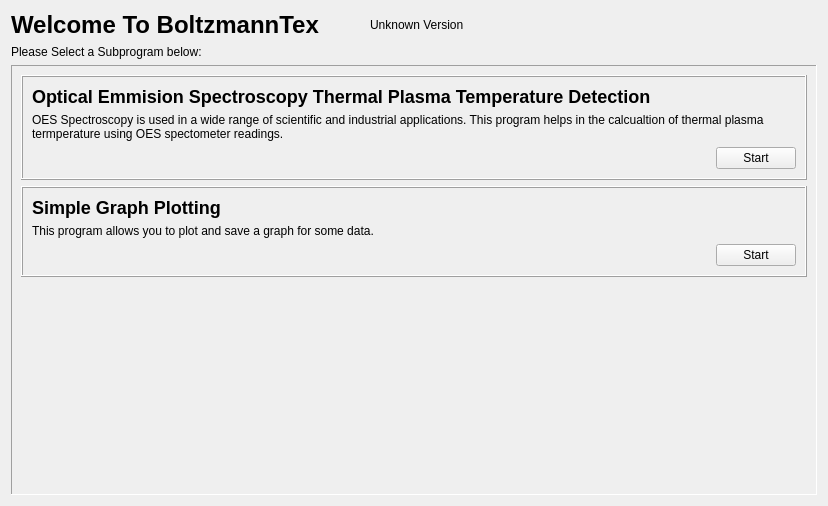
<?xml version="1.0" encoding="UTF-8"?>
<ui version="4.0">
 <class>SubprogramSelector</class>
 <widget class="QWidget" name="SubprogramSelector">
  <property name="geometry">
   <rect>
    <x>0</x>
    <y>0</y>
    <width>828</width>
    <height>506</height>
   </rect>
  </property>
  <property name="windowTitle">
   <string>Form</string>
  </property>
  <layout class="QVBoxLayout" name="verticalLayout">
   <item>
    <layout class="QHBoxLayout" name="horizontalLayout_3">
     <item>
      <widget class="QLabel" name="label">
       <property name="sizePolicy">
        <sizepolicy hsizetype="Expanding" vsizetype="Preferred">
         <horstretch>0</horstretch>
         <verstretch>0</verstretch>
        </sizepolicy>
       </property>
       <property name="text">
        <string>&lt;h1&gt;Welcome To BoltzmannTex &lt;/h1&gt;</string>
       </property>
       <property name="wordWrap">
        <bool>false</bool>
       </property>
      </widget>
     </item>
     <item>
      <widget class="QLabel" name="versionLabel">
       <property name="text">
        <string>Unknown Version</string>
       </property>
      </widget>
     </item>
     <item>
      <spacer name="horizontalSpacer_3">
       <property name="orientation">
        <enum>Qt::Horizontal</enum>
       </property>
       <property name="sizeHint" stdset="0">
        <size>
         <width>40</width>
         <height>20</height>
        </size>
       </property>
      </spacer>
     </item>
    </layout>
   </item>
   <item>
    <widget class="QLabel" name="label_2">
     <property name="text">
      <string>Please Select a Subprogram below:</string>
     </property>
     <property name="wordWrap">
      <bool>true</bool>
     </property>
    </widget>
   </item>
   <item>
    <widget class="QScrollArea" name="scrollArea">
     <property name="frameShape">
      <enum>QFrame::Panel</enum>
     </property>
     <property name="widgetResizable">
      <bool>true</bool>
     </property>
     <widget class="QWidget" name="scrollAreaWidgetContents">
      <property name="geometry">
       <rect>
        <x>0</x>
        <y>0</y>
        <width>785</width>
        <height>411</height>
       </rect>
      </property>
      <layout class="QVBoxLayout" name="verticalLayout_2">
       <item>
        <widget class="QFrame" name="frame">
         <property name="frameShape">
          <enum>QFrame::Box</enum>
         </property>
         <property name="frameShadow">
          <enum>QFrame::Raised</enum>
         </property>
         <layout class="QVBoxLayout" name="verticalLayout_3">
          <item>
           <widget class="QLabel" name="label_3">
            <property name="text">
             <string>&lt;h2&gt;Optical Emmision Spectroscopy Thermal Plasma Temperature Detection&lt;/h2&gt;</string>
            </property>
            <property name="wordWrap">
             <bool>true</bool>
            </property>
           </widget>
          </item>
          <item>
           <widget class="QLabel" name="label_4">
            <property name="text">
             <string>OES Spectroscopy is used in a wide range of scientific and industrial applications. This program helps in the calcualtion of thermal plasma termperature using OES spectometer readings. </string>
            </property>
            <property name="wordWrap">
             <bool>true</bool>
            </property>
           </widget>
          </item>
          <item>
           <layout class="QHBoxLayout" name="horizontalLayout">
            <item>
             <spacer name="horizontalSpacer">
              <property name="orientation">
               <enum>Qt::Horizontal</enum>
              </property>
              <property name="sizeHint" stdset="0">
               <size>
                <width>40</width>
                <height>20</height>
               </size>
              </property>
             </spacer>
            </item>
            <item>
             <widget class="QPushButton" name="pushButton">
              <property name="text">
               <string>Start</string>
              </property>
             </widget>
            </item>
           </layout>
          </item>
         </layout>
        </widget>
       </item>
       <item>
        <widget class="QFrame" name="frame_2">
         <property name="frameShape">
          <enum>QFrame::Box</enum>
         </property>
         <property name="frameShadow">
          <enum>QFrame::Raised</enum>
         </property>
         <layout class="QVBoxLayout" name="verticalLayout_4">
          <item>
           <widget class="QLabel" name="label_5">
            <property name="text">
             <string>&lt;h2&gt;Simple Graph Plotting&lt;/h2&gt;</string>
            </property>
            <property name="wordWrap">
             <bool>true</bool>
            </property>
           </widget>
          </item>
          <item>
           <widget class="QLabel" name="label_6">
            <property name="text">
             <string>This program allows you to plot and save a graph for some data.</string>
            </property>
            <property name="wordWrap">
             <bool>true</bool>
            </property>
           </widget>
          </item>
          <item>
           <layout class="QHBoxLayout" name="horizontalLayout_2">
            <item>
             <spacer name="horizontalSpacer_2">
              <property name="orientation">
               <enum>Qt::Horizontal</enum>
              </property>
              <property name="sizeHint" stdset="0">
               <size>
                <width>40</width>
                <height>20</height>
               </size>
              </property>
             </spacer>
            </item>
            <item>
             <widget class="QPushButton" name="pushButton_2">
              <property name="enabled">
               <bool>true</bool>
              </property>
              <property name="text">
               <string>Start</string>
              </property>
             </widget>
            </item>
           </layout>
          </item>
         </layout>
        </widget>
       </item>
       <item>
        <spacer name="verticalSpacer">
         <property name="orientation">
          <enum>Qt::Vertical</enum>
         </property>
         <property name="sizeHint" stdset="0">
          <size>
           <width>20</width>
           <height>40</height>
          </size>
         </property>
        </spacer>
       </item>
      </layout>
     </widget>
    </widget>
   </item>
  </layout>
 </widget>
 <resources/>
 <connections/>
</ui>
